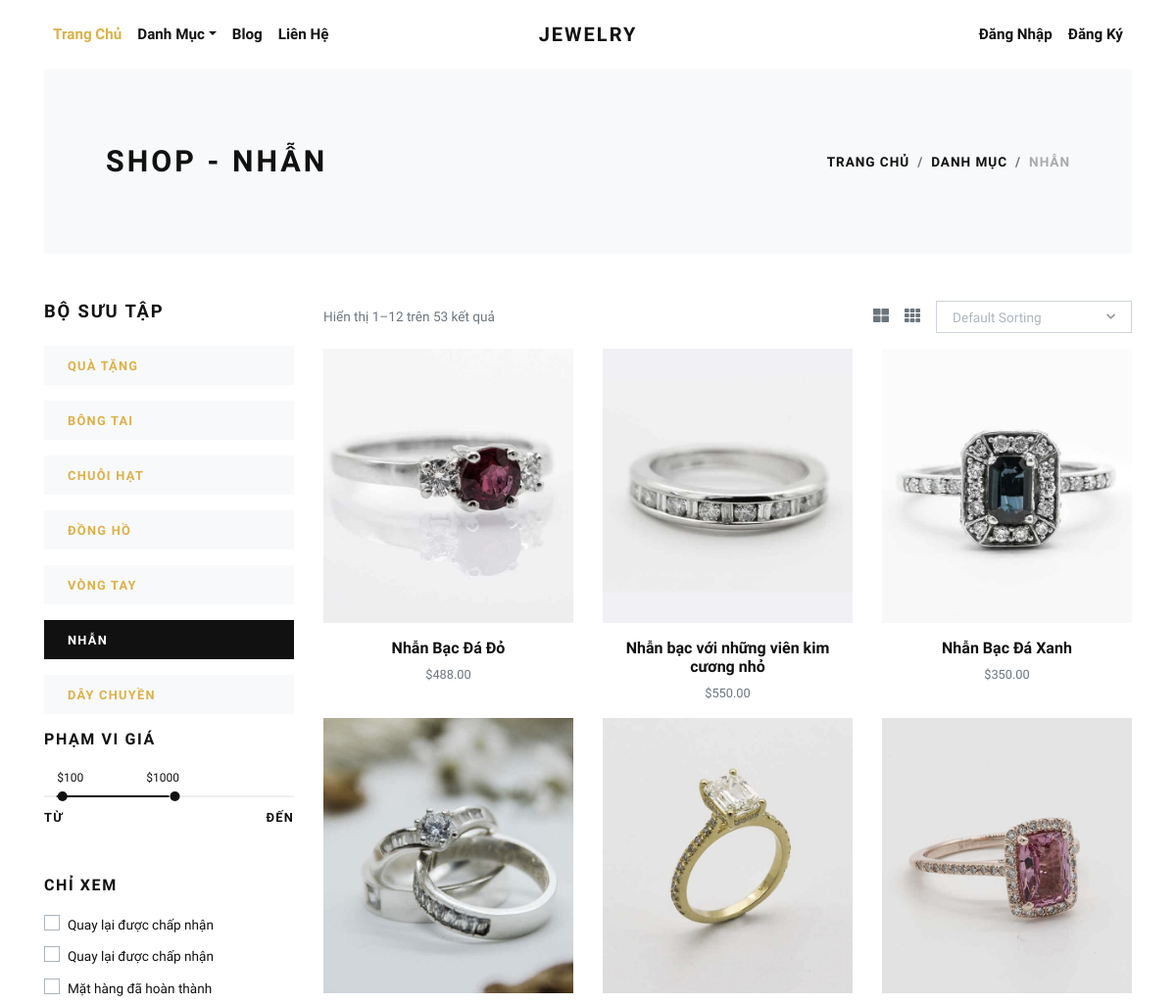
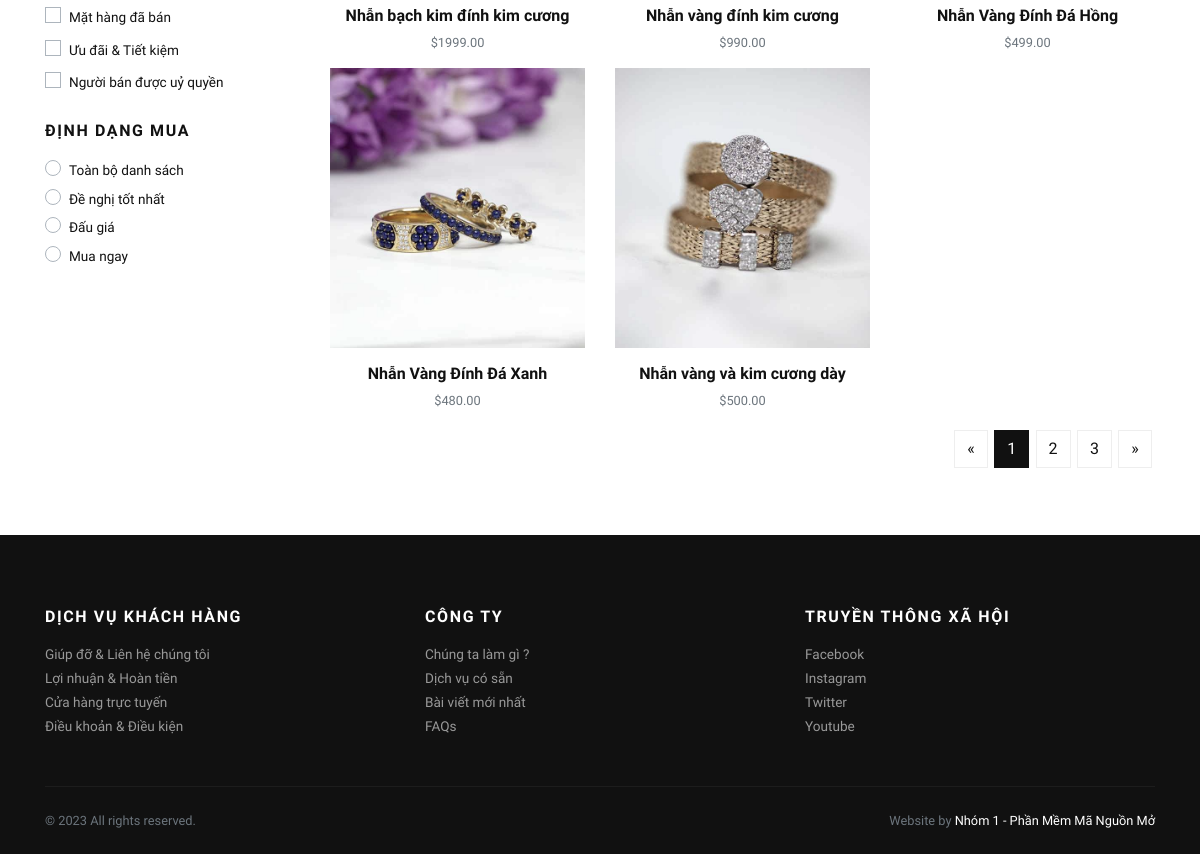
The page /rings/ on the database its author committed (2 pictures, top to bottom).
### store/models.py (models this page shows, shortened)
class Category(models.Model):
    title = models.CharField(max_length=50, verbose_name="Category Title")
    slug = models.SlugField(max_length=55, verbose_name="Category Slug")
    description = models.TextField(blank=True, verbose_name="Category Description")
    category_image = models.ImageField(upload_to='category', blank=True, null=True, verbose_name="Category Image")
    is_active = models.BooleanField(verbose_name="Is Active?")
    is_featured = models.BooleanField(verbose_name="Is Featured?")
    created_at = models.DateTimeField(auto_now_add=True, verbose_name="Created Date")
    updated_at = models.DateTimeField(auto_now=True, verbose_name="Updated Date")
    class Meta:
        verbose_name_plural = 'Categories'
        ordering = ('-created_at', )

class Product(models.Model):
    title = models.CharField(max_length=150, verbose_name="Product Title")
    slug = models.SlugField(max_length=160, verbose_name="Product Slug")
    sku = models.CharField(max_length=255, unique=True, verbose_name="Unique Product ID (SKU)")
    short_description = models.TextField(verbose_name="Short Description")
    detail_description = models.TextField(blank=True, null=True, verbose_name="Detail Description")
    product_image = models.ImageField(upload_to='product', blank=True, null=True, verbose_name="Product Image")
    price = models.DecimalField(max_digits=8, decimal_places=2)
    category = models.ForeignKey(Category, verbose_name="Product Categoy", on_delete=models.CASCADE)
    is_active = models.BooleanField(verbose_name="Is Active?")
    is_featured = models.BooleanField(verbose_name="Is Featured?")
    created_at = models.DateTimeField(auto_now_add=True, verbose_name="Created Date")
    updated_at = models.DateTimeField(auto_now=True, verbose_name="Updated Date")
    class Meta:
        verbose_name_plural = 'Products'
        ordering = ('-created_at', )

### store/views.py (the view)
# urls.py: path('<slug:slug>/', views.category_products, name="category-products"),
def category_products(request, slug):
    category = get_object_or_404(Category, slug=slug)
    products = Product.objects.filter(is_active=True, category=category)
    categories = Category.objects.filter(is_active=True)
    context = {
        'category': category,
        'products': products,
        'categories': categories,
    }
    return render(request, 'store/category_products.html', context)

### store/context_preprocessors.py (called while the page is built)
def store_menu(request):
    categories = Category.objects.filter(is_active=True)
    context = {
        'categories_menu': categories,
    }
    return context

def cart_menu(request):
    if request.user.is_authenticated:
        cart_items= Cart.objects.filter(user=request.user)
        context = {
            'cart_items': cart_items,
        }
    else:
        context = {}
    return context

### templates/store/category_products.html (shortened to what this page needs)
{% extends 'base.html' %}
{% load static %}
    {% block content %}
      <div class="container">
        <section class="py-5 bg-light">
          <div class="container">
            <div class="row px-4 px-lg-5 py-lg-4 align-items-center">
              <div class="col-lg-6">
                <h1 class="h2 text-uppercase mb-0">Shop - {{category.title}}</h1>
              </div>
              <div class="col-lg-6 text-lg-right">
                <nav aria-label="breadcrumb">
                  <ol class="breadcrumb justify-content-lg-end mb-0 px-0">
                    <li class="breadcrumb-item"><a href="{% url 'store:home' %}">Trang Chủ</a></li>
                    <li class="breadcrumb-item"><a href="{% url 'store:all-categories' %}">Danh Mục</a></li>
                    <li class="breadcrumb-item active" aria-current="page">{{category.title}}</li>
                  </ol>
                </nav>
              </div>
            </div>
          </div>
        </section>
        <section class="py-5">
          <div class="container p-0">
            <div class="row">
              <div class="col-lg-3 order-2 order-lg-1">
                <h5 class="text-uppercase mb-4">Bộ sưu tập</h5>
                {% if categories %}
                  {% for cat in categories %}
                    <a href="{% url 'store:category-products' cat.slug %}">
                      <div class="py-2 px-4 {% if category == cat %}bg-dark text-white {% else %}bg-light{% endif %} mb-3">
                        <strong class="small text-uppercase font-weight-bold">{{cat.title}}</strong>
                      </div>
                    </a>
                  {% endfor %}
                {% endif %}
                <h6 class="text-uppercase mb-4">Phạm vi giá</h6>
                <div class="price-range pt-4 mb-5">
                  <div id="range"></div>
                  <div class="row pt-2">
                    <div class="col-6"><strong class="small font-weight-bold text-uppercase">Từ</strong></div>
                    <div class="col-6 text-right"><strong class="small font-weight-bold text-uppercase">Đến</strong></div>
                  </div>
                </div>
                <h6 class="text-uppercase mb-3">Chỉ xem</h6>
                <div class="custom-control custom-checkbox mb-1">
                  <label class="custom-control-label text-small" for="customCheck1">Quay lại được chấp nhận</label>
                </div>
                <div class="custom-control custom-checkbox mb-1">
                  <label class="custom-control-label text-small" for="customCheck2">Quay lại được chấp nhận</label>
                </div>
                <div class="custom-control custom-checkbox mb-1">
                  <label class="custom-control-label text-small" for="customCheck3">Mặt hàng đã hoàn thành</label>
                </div>
                <div class="custom-control custom-checkbox mb-1">
                  <label class="custom-control-label text-small" for="customCheck4">Mặt hàng đã bán</label>
                </div>
                <div class="custom-control custom-checkbox mb-1">
                  <label class="custom-control-label text-small" for="customCheck5">Ưu đãi & Tiết kiệm</label>
                </div>
                <div class="custom-control custom-checkbox mb-4">
                  <label class="custom-control-label text-small" for="customCheck6">Người bán được uỷ quyền</label>
                </div>
                <h6 class="text-uppercase mb-3">Định dạng mua</h6>
                <div class="custom-control custom-radio">
                  <label class="custom-control-label text-small" for="customRadio1">Toàn bộ danh sách</label>
                </div>
                <div class="custom-control custom-radio">
                  <label class="custom-control-label text-small" for="customRadio2">Đề nghị tốt nhất</label>
                </div>
                <div class="custom-control custom-radio">
                  <label class="custom-control-label text-small" for="customRadio3">Đấu giá</label>
                </div>
                <div class="custom-control custom-radio">
                  <label class="custom-control-label text-small" for="customRadio4">Mua ngay</label>
                </div>
              </div>
              <div class="col-lg-9 order-1 order-lg-2 mb-5 mb-lg-0">
                <div class="row mb-3 align-items-center">
                  <div class="col-lg-6 mb-2 mb-lg-0">
                    <p class="text-small text-muted mb-0">Hiển thị 1–12 trên 53 kết quả</p>
                  </div>
                  <div class="col-lg-6">
                    <ul class="list-inline d-flex align-items-center justify-content-lg-end mb-0">
                      <li class="list-inline-item text-muted mr-3"><a class="reset-anchor p-0" href="#"><i class="fas fa-th-large"></i></a></li>
                      <li class="list-inline-item text-muted mr-3"><a class="reset-anchor p-0" href="#"><i class="fas fa-th"></i></a></li>
                      <li class="list-inline-item">
                      </li>
                    </ul>
                  </div>
                </div>
                <div class="row">
                  {% if products %}
                    {% for product in products %}
                      <div class="col-lg-4 col-sm-6">
                        <div class="product text-center">
                          <div class="mb-3 position-relative">
                            <a class="d-block" href="{% url 'store:product-detail' product.slug %}">
                              {% if product.product_image %}
                                <img class="img-fluid w-100" src="{{product.product_image.url}}" alt="{{product.title}}">
                              {% else %}
                                <img class="img-fluid w-100" src="{% static 'img/product-1.jpg' %}" alt="{{product.title}}">
                              {% endif %}
                            </a>
                          </div>
                          <h6> <a class="reset-anchor" href="{% url 'store:product-detail' product.slug %}">{{product.title}}</a></h6>
                          <p class="small text-muted">${{product.price}}</p>
                        </div>
                      </div>
                    {% endfor %}
                  {% endif %}
                </div>
                <nav aria-label="Page navigation example">
                  <ul class="pagination justify-content-center justify-content-lg-end">
                    <li class="page-item"><a class="page-link" href="#" aria-label="Previous"><span aria-hidden="true">«</span></a></li>
                    <li class="page-item active"><a class="page-link" href="#">1</a></li>
                    <li class="page-item"><a class="page-link" href="#">2</a></li>
                    <li class="page-item"><a class="page-link" href="#">3</a></li>
                    <li class="page-item"><a class="page-link" href="#" aria-label="Next"><span aria-hidden="true">»</span></a></li>
                  </ul>
                </nav>
              </div>
            </div>
          </div>
        </section>
      </div>
      {% endblock content %}

### jewelryshop/static/css/style.default.css (style rules this page uses)
.text-small { font-size: 0.85rem !important; }
strong { font-weight: 700; }
.product img { -webkit-filter: grayscale(40%); filter: grayscale(40%); transition: all 0.3s; }
.text-uppercase { text-transform: uppercase; letter-spacing: 0.1em; }
.reset-anchor { color: inherit; transition: all 0.3s; }
.noUi-target { background: #efefef; border-radius: 0; border: none; box-shadow: none; }
.noUi-horizontal { height: 2px; }
body { font-family: "Libre Franklin", sans-serif; font-size: 1rem; font-weight: 400; line-height: 1.5; color: #111111; background-color: #fff; }
a { color: #dcb14a; text-decoration: none; }
h1, h2, h3, h4, h5, h6, .h1, .h2, .h3, .h4, .h5, .h6 { margin-bottom: 0.5rem; font-family: inherit; font-weight: 900; line-height: 1.2; color: inherit; }
h1, .h1 { font-size: 2.2rem; }
h2, .h2 { font-size: 1.9rem; }
h5, .h5 { font-size: 1.15rem; }
h6, .h6 { font-size: 1rem; }
small, .small { font-size: 80%; font-weight: 400; }
.page-item:first-child .page-link { border-top-left-radius: 0; border-bottom-left-radius: 0; }
.page-item:last-child .page-link { border-top-right-radius: 0; border-bottom-right-radius: 0; }
.page-item.active .page-link { color: #fff; background-color: #111111; border-color: #111111; }
.page-link { padding: 0.5rem 0.75rem; line-height: 1.25; color: #111111; background-color: none; border: 1px solid #eee; margin: 0.2rem; transition: all 0.3s; }
.bg-light { background-color: #f8f9fa !important; }
.bg-dark { background-color: #111111 !important; }
.custom-checkbox .custom-control-label::before { border-radius: 0; }
.custom-radio .custom-control-label::before { border-radius: 50%; }
.custom-control-label { font-weight: 400; line-height: 2.1em; cursor: pointer; }
.breadcrumb { background: #f8f9fa; }
.breadcrumb-item { font-size: 0.85rem; text-transform: uppercase; letter-spacing: 0.07em; font-weight: 900; color: #111111; }
.breadcrumb-item a { color: inherit; transition: all 0.3s; }
.breadcrumb-item.active { color: #aaa; }

### rows shown on the page
Category: title "NHẪN"
Category: title "QUÀ TẶNG"
Category: title "BÔNG TAI"
Category: title "CHUỖI HẠT"
Category: title "ĐỒNG HỒ"
Category: title "VÒNG TAY"
Category: title "DÂY CHUYỀN"
Product: product_image (picture), title "Nhẫn Bạc Đá Đỏ", price "488.00"
Product: product_image (picture), title "Nhẫn bạc với những viên kim cương nhỏ", price "550.00"
Product: product_image (picture), title "Nhẫn Bạc Đá Xanh", price "350.00"
Product: product_image (picture), title "Nhẫn bạch kim đính kim cương", price "1999.00"
Product: product_image (picture), title "Nhẫn vàng đính kim cương", price "990.00"
Product: product_image (picture), title "Nhẫn Vàng Đính Đá Hồng", price "499.00"
Product: product_image (picture), title "Nhẫn Vàng Đính Đá Xanh", price "480.00"
Product: product_image (picture), title "Nhẫn vàng và kim cương dày", price "500.00"
